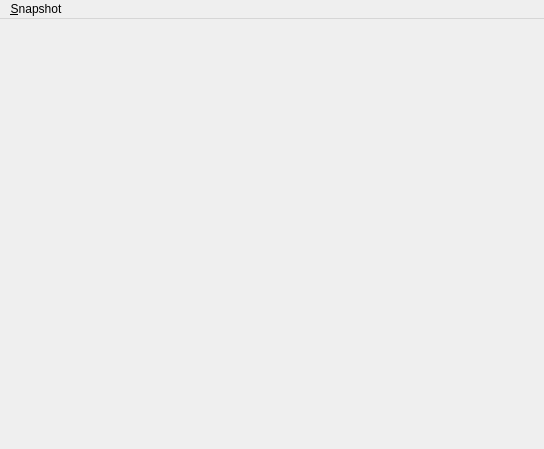
<?xml version="1.0" encoding="UTF-8"?>
<ui version="4.0">
 <class>SnapshotView</class>
 <widget class="QMainWindow" name="SnapshotView">
  <property name="geometry">
   <rect>
    <x>0</x>
    <y>0</y>
    <width>544</width>
    <height>449</height>
   </rect>
  </property>
  <property name="windowTitle">
   <string>MainWindow</string>
  </property>
  <widget class="QWidget" name="centralwidget">
   <layout class="QVBoxLayout" name="verticalLayout">
    <item>
     <widget class="QWidget" name="plotArea" native="true"/>
    </item>
   </layout>
  </widget>
  <widget class="QMenuBar" name="menubar">
   <property name="geometry">
    <rect>
     <x>0</x>
     <y>0</y>
     <width>544</width>
     <height>24</height>
    </rect>
   </property>
   <widget class="QMenu" name="menuSnapshot">
    <property name="title">
     <string>&amp;Snapshot</string>
    </property>
    <addaction name="actionRename"/>
    <addaction name="actionSave"/>
    <addaction name="actionClose"/>
   </widget>
   <addaction name="menuSnapshot"/>
  </widget>
  <action name="actionSave">
   <property name="text">
    <string>&amp;Save as CSV</string>
   </property>
   <property name="toolTip">
    <string>Save snapshot as CSV file</string>
   </property>
  </action>
  <action name="actionRename">
   <property name="text">
    <string>&amp;Rename</string>
   </property>
   <property name="toolTip">
    <string>Rename this snapshot</string>
   </property>
  </action>
  <action name="actionClose">
   <property name="text">
    <string>&amp;Close</string>
   </property>
   <property name="toolTip">
    <string>Close Window</string>
   </property>
   <property name="shortcut">
    <string>Ctrl+W</string>
   </property>
  </action>
 </widget>
 <resources/>
 <connections>
  <connection>
   <sender>actionClose</sender>
   <signal>triggered()</signal>
   <receiver>SnapshotView</receiver>
   <slot>close()</slot>
   <hints>
    <hint type="sourcelabel">
     <x>-1</x>
     <y>-1</y>
    </hint>
    <hint type="destinationlabel">
     <x>271</x>
     <y>224</y>
    </hint>
   </hints>
  </connection>
 </connections>
</ui>
